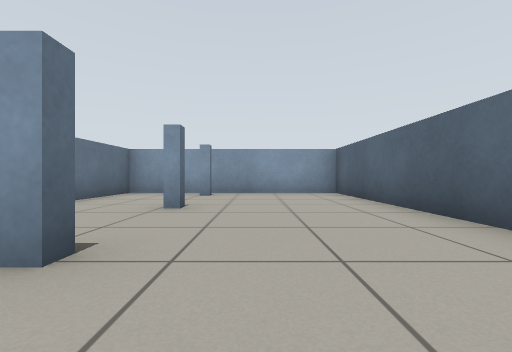
[1] (above)

12 first-person views from a walk through a world built for the Gazebo simulator. The camera is 0.5 m above the floor, looks level and sees 90° across. The floor is counted in squares, 1 m on a side. Each view is taken from the middle of a square. On the plan, view 1 faces up. The plan holds only what a view shows up to about 9 squares ahead; the rest is blank.

[2]
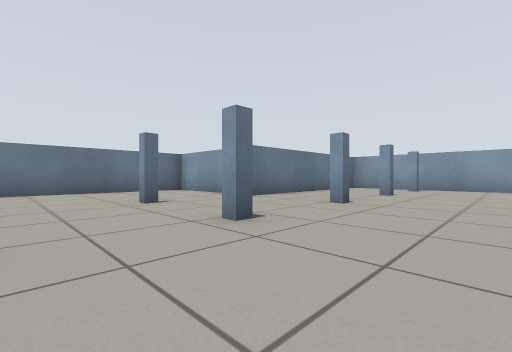

[3]
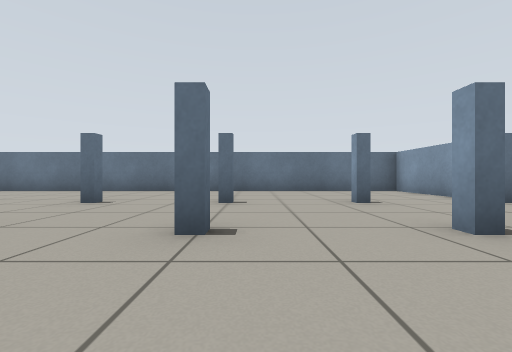

[4]
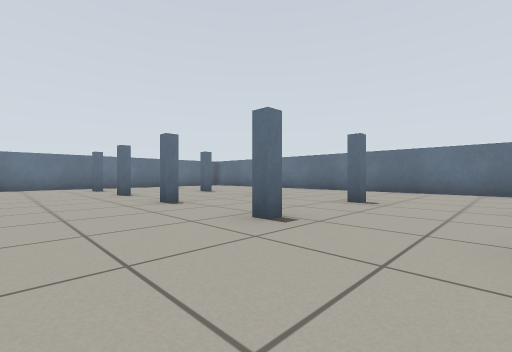

[5]
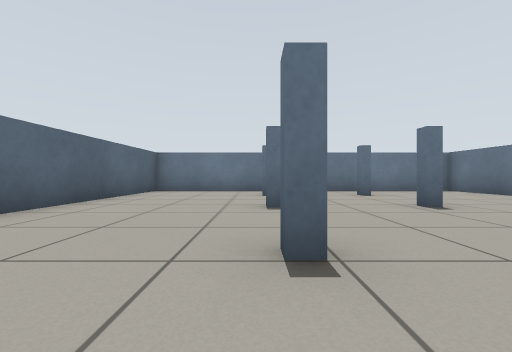

[6]
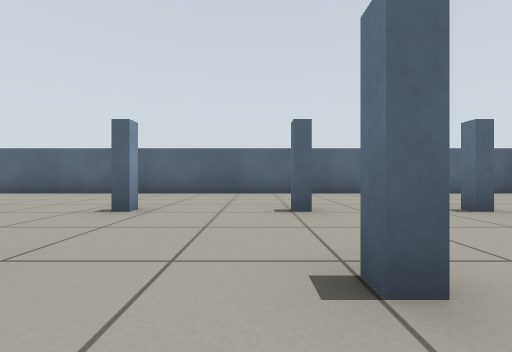

[7]
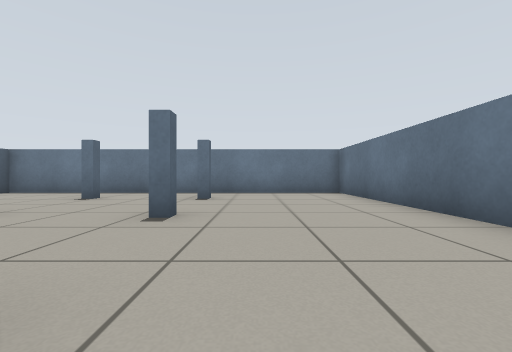

[8]
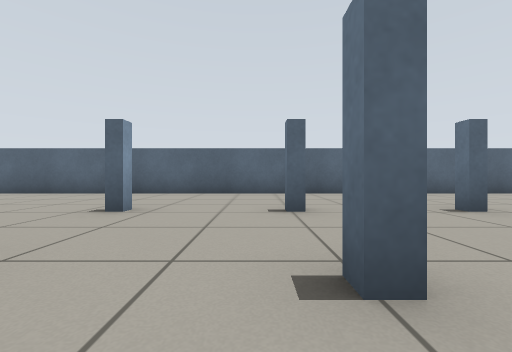

[9]
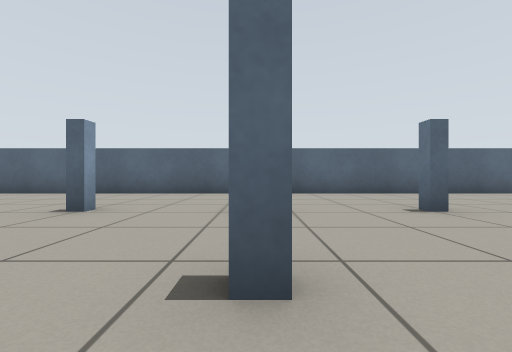

[10]
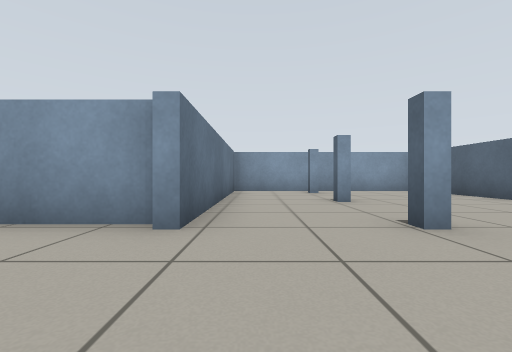

[11]
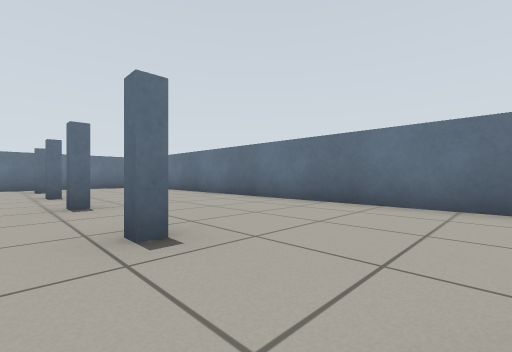

[12]
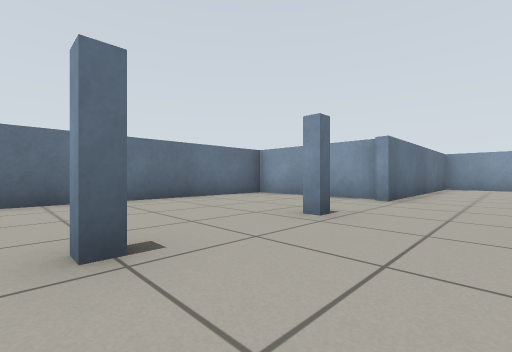

### Floor plan
Key: @ floor where view 1 was taken; # wall or solid block; . floor.
Columns run from 8 left of view 1 to 3 right of it. Each row starts with its distance up from view 1.
  8     ########
  7     #......#
  6     #......#
  5     #......#
  4     #..#...#
  3     #......#
  2 #####..#...#
  1 #..........#
  0 #.......@..#
 -1 #...#..#...#
 -2 #..........#
 -3 #..........#
 -4 #...#..#...#
 -5 #..........#
 -6 #...#..#...#
 -7 #..........#
 -8 #..........#
 -9 #...#..#...#
-10 #..........#
-11 #...#..#...#
-12 #..........#
-13 #..........#
-14 #...#..#...#
-15 #..........#
-16 ############

Where each view was taken, in squares from view 1:
view 1: 0 up, 0 right, facing up
view 2: 3 down, 1 right, facing up-left
view 3: 3 down, 1 right, facing left
view 4: 4 down, 1 right, facing down-left
view 5: 7 down, 1 left, facing down
view 6: 8 down, 5 left, facing right
view 7: 8 down, 5 left, facing down
view 8: 3 down, 5 left, facing right
view 9: 1 down, 5 left, facing right
view 10: 1 down, 3 left, facing up
view 11: 4 down, 3 left, facing down-left
view 12: 4 down, 2 left, facing up-left
